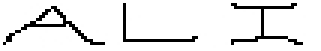
#> input picture everything formula/ali.jpg, 107 x 17 px (shown 3 times larger)
$ python ali.py
#> lines starting #> are read from the running program, lines starting #| are printed output that depends on the picture; after the words box and inside, x2 and y2 are one past the last pixel; in counts of white or black regions, pixels touching at a corner belong together
from PIL import Image
from time import sleep
from decimal import Decimal,getcontext


missing_file_responses = (
	"Woops haha, you must've accidentally replaced the ali.jpg file that came with the program!\nI'm a nice guy, so I'll wait while you go fix that up.\nPress enter the continue, my friend! After all, this is your (belated) birthday gift.",
	"Haha... you must've forgotten, dear friend!\nI told you to go and find me a new ali.jpg file.\nCome now, we don't have all day! :)",
	"Friend, mistakes happen, but my patience wears thin...\nWould you please, for your own sake,\nget me th3 k0rrecT aaLI.jePg",
	"1 wI11 Rip 0UT yoUr 3ntr@il5   co0K 1hEM W1tH mY 501d3r1NG 1R0n   @nd f3ed tH3m t0 tHE <3-cr@ft1an h0rR0r KnoWN A5 "
)

glitch_text = ("Sas", "SAS", "5AS", "Sa5", "5A5", "S/5", "5@S", "5@5", "DQX", "QdG", "n7f", "hCe", "KOZ", "1wt", "[REDACTED]")

WIDTH,HEIGHT = 107,17
FOO = 17
getcontext().prec = 600


def check_px(x,y):
	powered = 2 ** Decimal(-FOO * int(x) - int(y)%FOO)
	return int(( y//FOO * powered )%2) > 0.5


print("Happy birthday, dear friend! Welcome to the Everything Equation!\nPress enter to try and graph the given image!\nNote: please don't remove the ali.jpg that you got with this program! :)")

for looped in range(5):
	try:
		input()
		og_img = Image.open("ali.jpg").convert("1")
#> og_img: PIL image 107x17 1; 91% white; black in thin lines or dots, all inside (x1, y1, x2, y2) = (1, 1, 101, 15)
		if og_img.size != (WIDTH,HEIGHT): raise FileNotFoundError
		break
	except FileNotFoundError:
		if looped == 3:
			print(missing_file_responses[looped], end="", flush=True)
			sleep(0.25)
			delay = 1.5

			for text in glitch_text:		# this whole loop should take just around 6 seconds
				print(text, end="", flush=True)
				sleep(delay)
				print("\b\b\b", end="", flush=True)
				delay /= 1.3

			sleep(1)
			print("\b\b\bPress enter to continue... ", end="", flush=True)
			sleep(0.5)
			print("and don't make a mistake this time, friend.")

		elif looped == 4:
			for i in range(3):
				print(". ", end="", flush=True)
				sleep(0.75)
		else:
			print(missing_file_responses[looped])
else:
	file = open("fuck u.txt","w+")
	file.write("fuck u")
	file.close()	# fuck u

	fuck_u = "fuck u"
	while 1:
		print(fuck_u, end="  ")
		fuck_u = f"{fuck_u} {fuck_u}"

pix = og_img.load()
bin_list = []
for x in range(WIDTH):
	for y in range(HEIGHT-1, -1, -1):
		bin_list.append(int(not bool(pix[x,y])))
#> after the loop, bin_list = 1819 values, max 1 at index 19, min 0 at index 0, mean 0.0896
k = int("".join(map(str, bin_list)), 2) * 17


print(f"k is... {k}.\n\nHuge number, innit?")
#> (printed output is left out)


img = Image.new("1", (WIDTH+10,HEIGHT+10), 255)		# graph is from (k+17)+5 to k-5 on the y axis, -5 to (WIDTH+5)-1 on the x axis
#> img: PIL image 117x27 1; every value is 1
print("Graphing the thingo...")

x = 0
for graph_x in range(WIDTH+4, -6, -1):
	y = img.height - 1

	for graph_y in range(k+22, k-6, -1):
		#print(f"now at {graph_x},{graph_y-k}")
		if check_px(graph_x,graph_y):  img.putpixel((x,y), 0)

		y -= 1

	x += 1
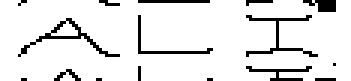
#> img: PIL image 117x27 1 (shown 3 times larger); 90.3% white; black in thin lines or dots
#> after the loop, x = 117

print("Aight, it's done! Displaying...")
img.show("nice ALI man")

input("Press enter to continue")
img.save("ali.png")
